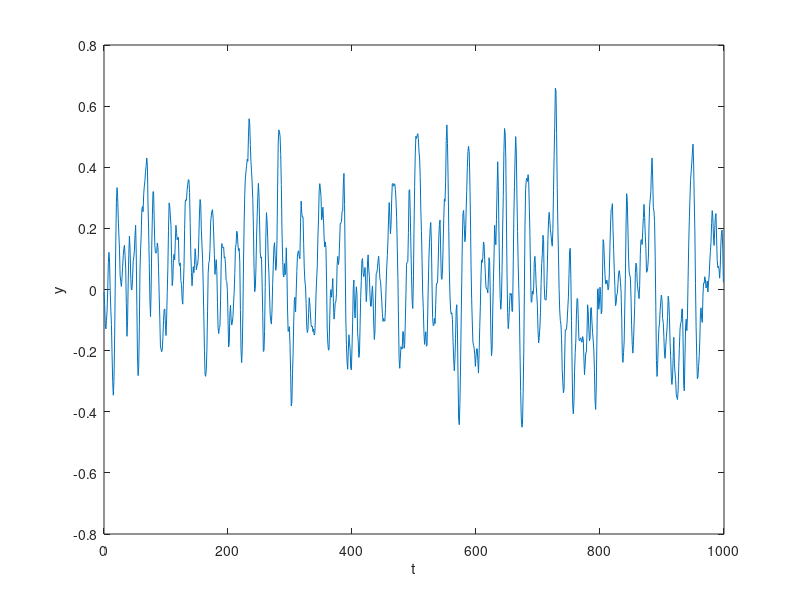
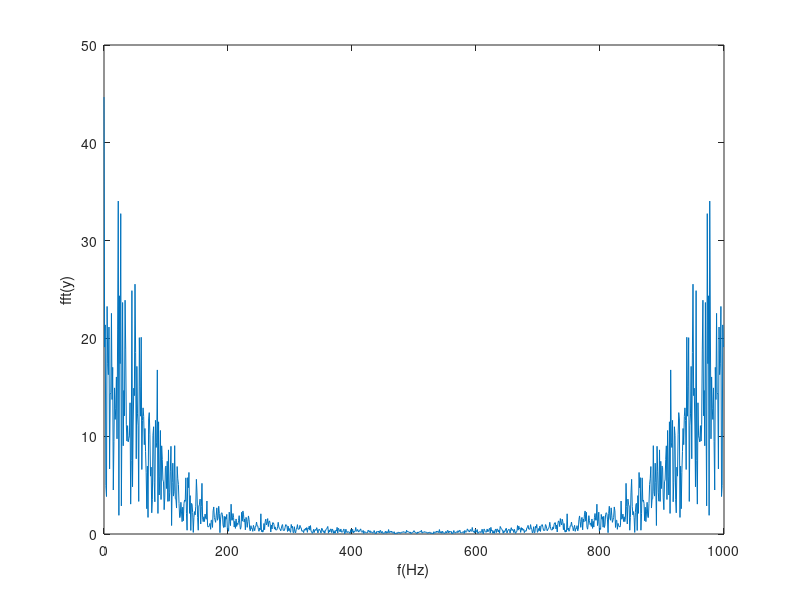
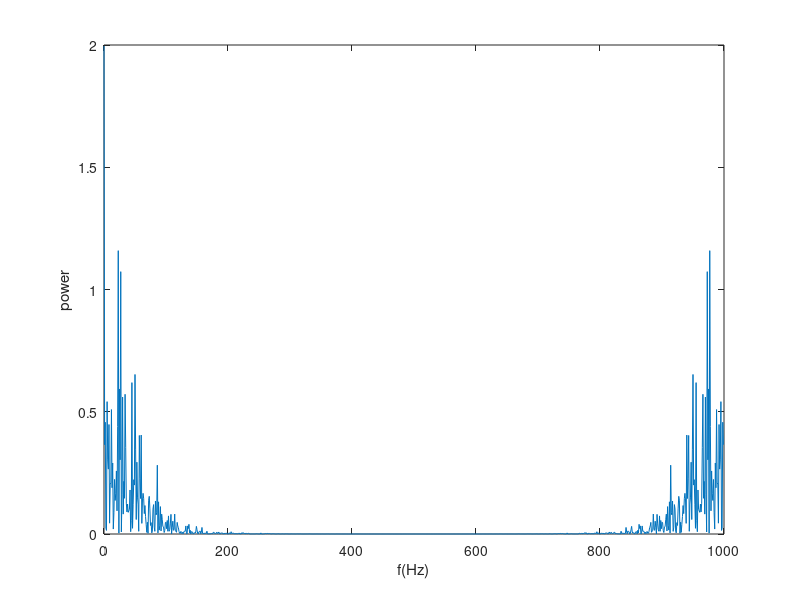

The MATLAB source for these figures, in order: (Note: this script raises an error after producing the figures.)
%% Idea Generating Script

%% Practice System
clear; clc;

% spring-mass damper
s = tf('s');

% proving the coefficients for the discrete system matches spring-mass-damp
Gs = 1/(s^2 + s + 1)
Gz = c2d(Gs, 0.1)

% pretend tf
%num = [0.02 0.04 0.02];
num = [0.02 0.04];
den = [1 -1.5 0.6];
G_actual = tf(num, den)

% simulated data
N = 1000;
u = randn(N,1);
y = filter(num, den, u);
Fs = 1000;

%% Explain the system behavior further

figure(1)
time = 1/Fs * 1:N;
plot(time, y)
xlabel('t')
ylabel('y')


Y = fft(y);
figure(2)
freq = Fs/N*(0:N-1);
plot(freq, abs(Y))
xlabel('f(Hz)')
ylabel('fft(y)')

power = abs(Y).^2/N;
figure(3)
plot(freq, power)
xlabel('f(Hz)')
ylabel('power')

%% LS estimation, L7
% y = PHI*theta + e
% so, theta = PHI \ Y
PHI = [u(3:N) u(2:N-1) u(1:N-2) -y(2:N-1) -y(1:N-2)];
Y = y(3:N);

theta = PHI\Y
%need e to be small white noise

%% ETFE, spectrum, spa

tf_etfe = etfe([y u])
figure(4)
bode(G_actual, 'r', tf_etfe, 'b*')



%% Spectral Analysis

% G_spa = spect_yu / spect_u

% fft, spectrum, etfe, spa

%% Grey-Box Model Estimation
% https://www.mathworks.com/help/ident/grey-box-model-estimation.html
